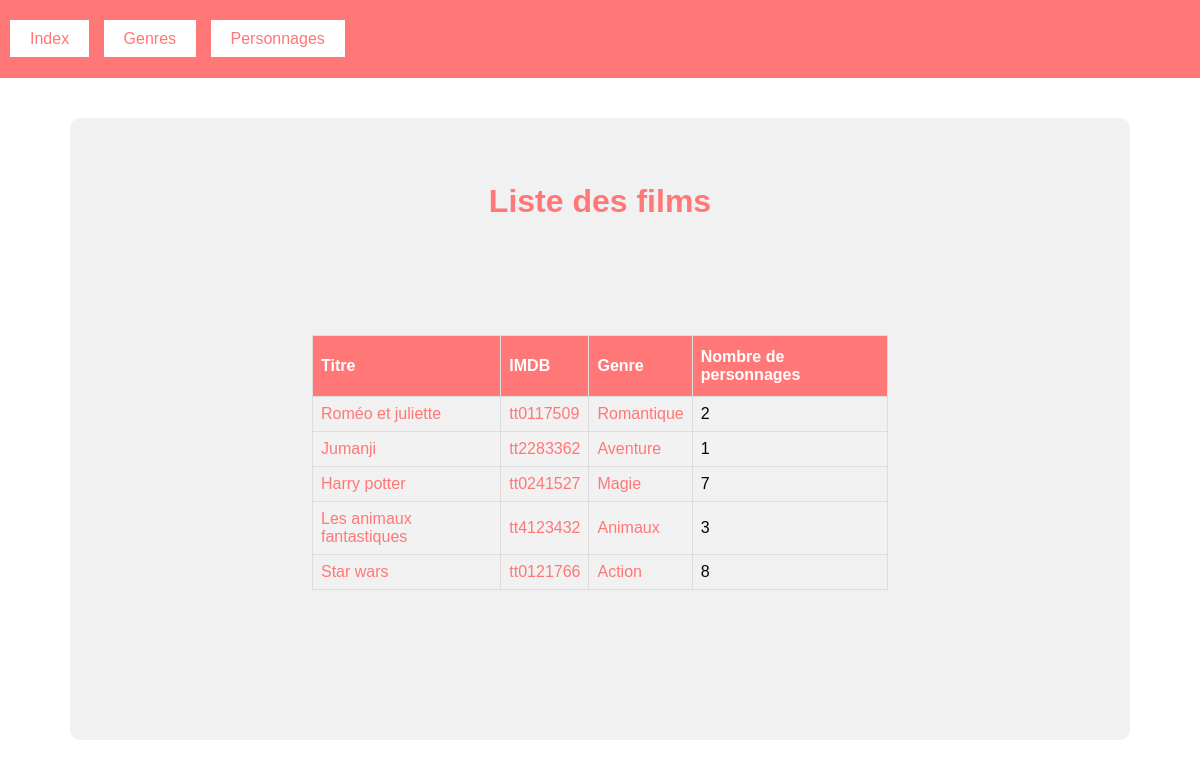
/movies/index.php, run on the app's committed database.
### tables this page shows
CREATE TABLE `movies` (
  `id` int(11) NOT NULL,
  `created` datetime NOT NULL DEFAULT current_timestamp(),
  `modified` datetime NOT NULL DEFAULT current_timestamp() ON UPDATE current_timestamp(),
  `title` varchar(50) NOT NULL,
  `imdb` varchar(20) NOT NULL,
  `gender_id` int(11) NOT NULL
);

CREATE TABLE `genres` (
  `id` int(11) NOT NULL,
  `created` datetime NOT NULL DEFAULT current_timestamp(),
  `modified` datetime NOT NULL DEFAULT current_timestamp() ON UPDATE current_timestamp(),
  `name` varchar(50) NOT NULL
);

### movies/config/movie.php (called while the page is built, shortened)
<?php
class Movie extends Database
{
    protected $id;
    protected $title;
    protected $imdb;
    protected $gender_id;
    public function setId($n)
    {
        if ((int)$n > 0)
            $this->id = (int)$n;
    }
    public function setTitle($n)
    {
        $n = trim($n);
        if (!empty($n))
            $this->title = ucfirst(strtolower($n));
    }
    public function setImdb($n)
    {
        $n = trim($n);
        if (!empty($n))
            $this->imdb = (string) $n;
    }
    public function setGender_id($n)
    {
        if (!empty($n))
            $this->gender_id = (int) $n;
    }
    public function getId()
    {
        return $this->id;
    }
    public function getTitle()
    {
        return $this->title;
    }
    public function getImdb()
    {
        return $this->imdb;
    }
    public  function getGender()
    {
        if (!empty($this->gender_id))
            return new Gender($this->gender_id);
        else
            return null;
    }
    public static function all()
    {
        $db = new Database;
        $req = $db->prepare("SELECT * FROM movies");
        $req->execute();
        $tabResult = [];
        $r = $req->fetchAll(PDO::FETCH_ASSOC);
        foreach ($r as $value) {
            $tabResult[] = new Movie($value);
        }
        return $tabResult;
    }
}

### movies/config/gender.php (called while the page is built, shortened)
<?php
class Gender extends Database {
    protected $name;
    public function __construct($gender)
    {
        if (is_array($gender)) {
            $this->hydrate($gender);
        } else {
            $i = (int) $gender;
            $req = $this->prepare("SELECT * FROM genres WHERE id=:id");
            $req->execute([
                ":id" => $i
            ]);
            if ($req->rowCount() > 0) {
                $d = $req->fetch(PDO::FETCH_ASSOC);
            }
        }
    }
    public function setName($n)
    {
        $n = trim($n);
        if (!empty($n))
            $this->name = (string) $n;
    }
    public function getName(){
        return $this->name;
    }
}

### movies/config/database.php (called while the page is built, shortened)
<?php
class Database extends PDO
{
    public function hydrate($a)
    {
        foreach ($a as $key => $value) {
            $m = 'set' . ucfirst($key);
        }
    }
}

### movies/index.php (the view, shortened to what this page needs)
<!DOCTYPE html>
<html lang="fr">
<head>
    <?php include("partials/head.php") ?>
</head>
<body>
<?php include("partials/header.php") ?>
<main>
    <h1>Liste des films</h1>
    <?php $all = Movie::all(); ?>
    <table class="table">
        <thead>
        <tr>
            <th>Titre</th>
            <th>IMDB</th>
            <th>Genre</th>
            <th>Nombre de personnages</th>
        </tr>
        </thead>
        <tbody>
        <?php foreach ($all as $a) :  ?>
            <tr>
                <td><a href="uniqueMovie.php?id=<?= $a->getId() ?>"><?= $a->getTitle() ?></a></td>
                <td><a target="_blank" href="https://www.imdb.com/title/<?= $a->getImdb() ?>/?ref_=nm_knf_t_1"><?= $a->getImdb() ?></a></td>
                <td><a href="uniqueGender.php?id=<?= $a->getId() ?>"><?= $a->getGender()->getName() ?></a></td>
                <td>
                    <?php $characters = Character::allCondition($a->getId());
                    if (empty($characters)) :
                        ?>
                        0
                    <?php else : $characters = Character::allCondition($a->getId());
                        $characterCount = 0;
                        if (!empty($characters)) {
                            foreach ($characters as $character) {
                                $characterCount++;
                            } ?>
                            <?= $characterCount ?>
                    <?php } endif ?>
                </td>
            </tr>
        <?php endforeach ?>
        </tbody>
    </table>
</main>
</body>
</html>

### movies/partials/head.php (shortened to what this page needs)
<link rel="stylesheet" href="css/style.css">

### movies/partials/header.php (shortened to what this page needs)
<nav>
    <a href="index.php">Index</a>
    <a href="genders.php">Genres</a>
    <a href="characters.php">Personnages</a>
</nav>

### movies/css/style.css (style rules this page uses)
* { margin: 0; padding: 0; }
a { text-decoration: none; color: #ff7777; }
h1 { text-align: center; color: #ff7777; padding: 15px; }
body { font-family: sans-serif; }
main { background-color: rgb(241, 241, 241); border-radius: 10px; width: 80%; margin: auto; margin-top: 40px; padding: 50px; }
nav { background-color: #ff7777; padding: 30px 5px; }
nav a { background-color: white; padding: 10px 20px; text-decoration: none; margin: 5px; color: #ff7777; }
.table { font-family: Arial, Helvetica, sans-serif; border-collapse: collapse; width: 60%; margin: 100px auto; }
.table td, .table th { border: 1px solid #ddd; padding: 8px; }
.table tr:nth-child(even) { background-color: #f2f2f2; }
.table th { padding-top: 12px; padding-bottom: 12px; text-align: left; background-color: #ff7777; color: white; }

### data on the page
movies: title "Roméo et juliette", imdb "tt0117509", gender.name "Romantique", characterCount "2"
movies: title "Jumanji", imdb "tt2283362", gender.name "Aventure", characterCount "1"
movies: title "Harry potter", imdb "tt0241527", gender.name "Magie", characterCount "7"
movies: title "Les animaux fantastiques", imdb "tt4123432", gender.name "Animaux", characterCount "3"
movies: title "Star wars", imdb "tt0121766", gender.name "Action", characterCount "8"
